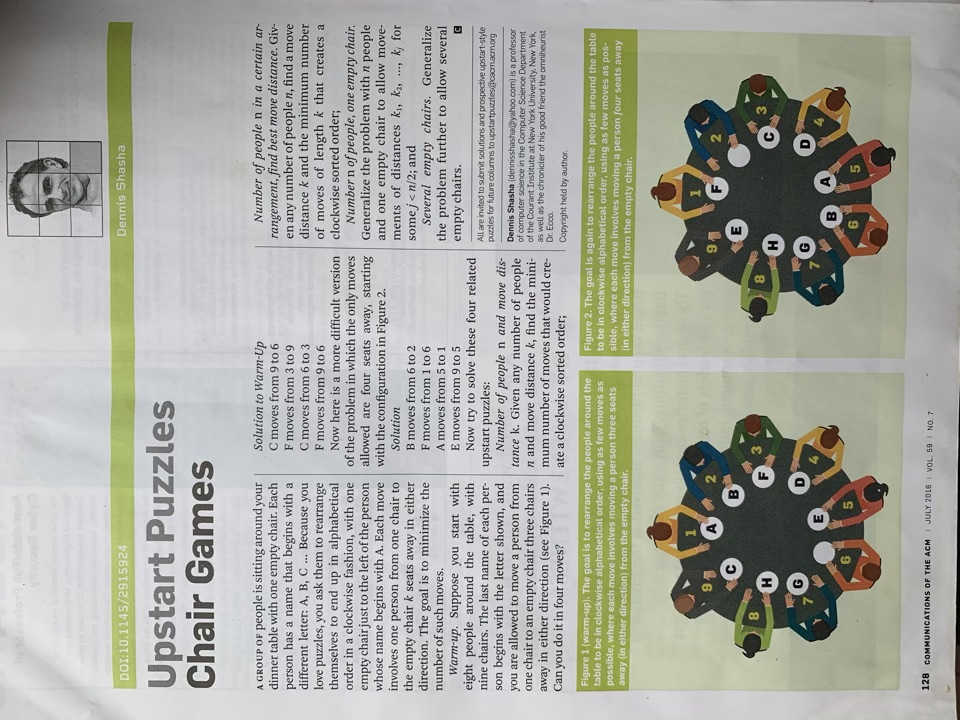
#> input picture task1/images/text1.jpg, 960 x 720 px
$ jupyter execute lab_2_1.ipynb   (shell and % lines are left out)
#> lines starting #> are read from the running program, lines starting #| are printed output that depends on the picture; after the words box and inside, x2 and y2 are one past the last pixel; in counts of white or black regions, pixels touching at a corner belong together
[cell 1]
import cv2
import numpy as np
from skimage import io
from matplotlib import pyplot as plt

def url_to_image(url):
#> called with url = 'images/text1.jpg'
    return cv2.cvtColor(io.imread(url), cv2.COLOR_BGR2RGB)

url = "images/text1.jpg"
img = url_to_image(url)
grayscaled = cv2.cvtColor(img, cv2.COLOR_BGR2GRAY)
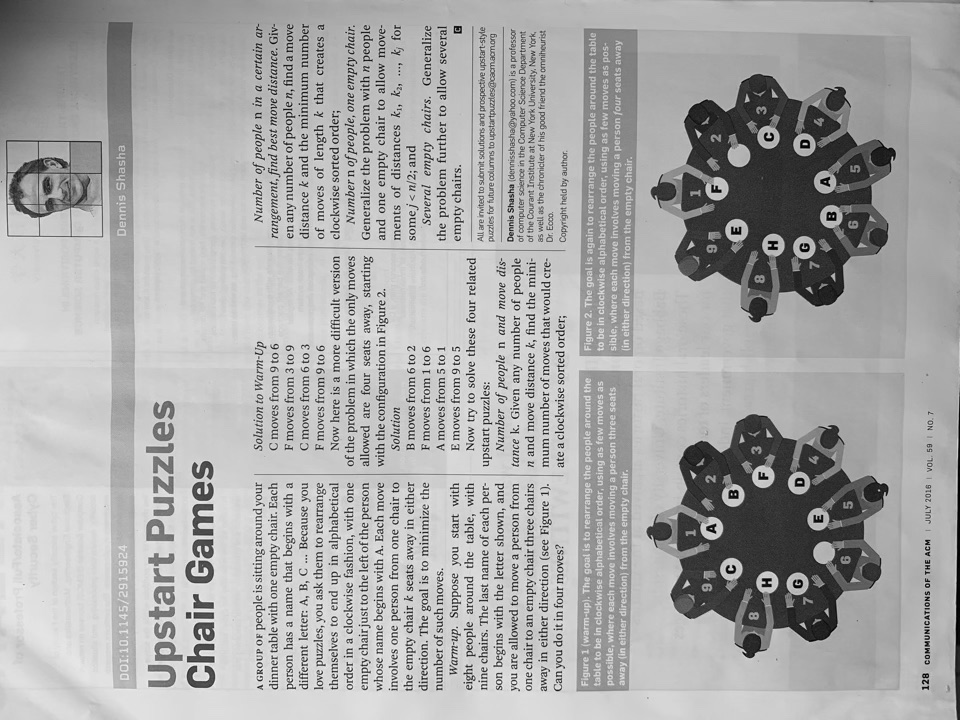
#> grayscaled: shape (720, 960); min 0, max 254, mean 169.2
retval, threshold = cv2.threshold(grayscaled, 128, 255, cv2.THRESH_BINARY)
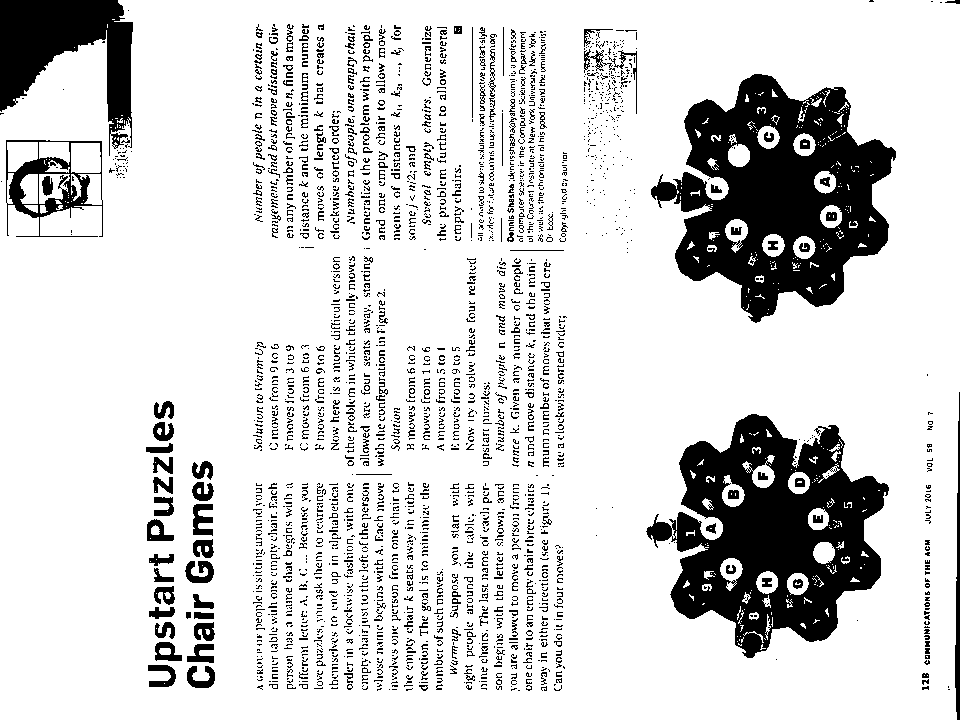
#> threshold: shape (720, 960); 83.6% white; 2724 black regions (2318 under 20 px), largest, box (x1, y1, x2, y2) and area: (651, 74, 896, 323) 32393, (646, 414, 889, 658) 30624, (0, 0, 133, 156) 10232
plt.imshow(grayscaled, cmap='gray')
plt.show()
plt.imshow(threshold, cmap='gray')
plt.show()
